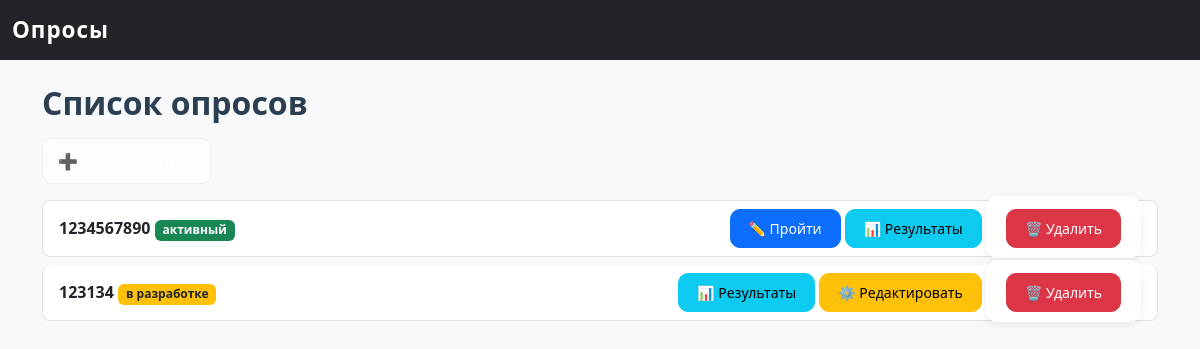
Before: / with the older database file.
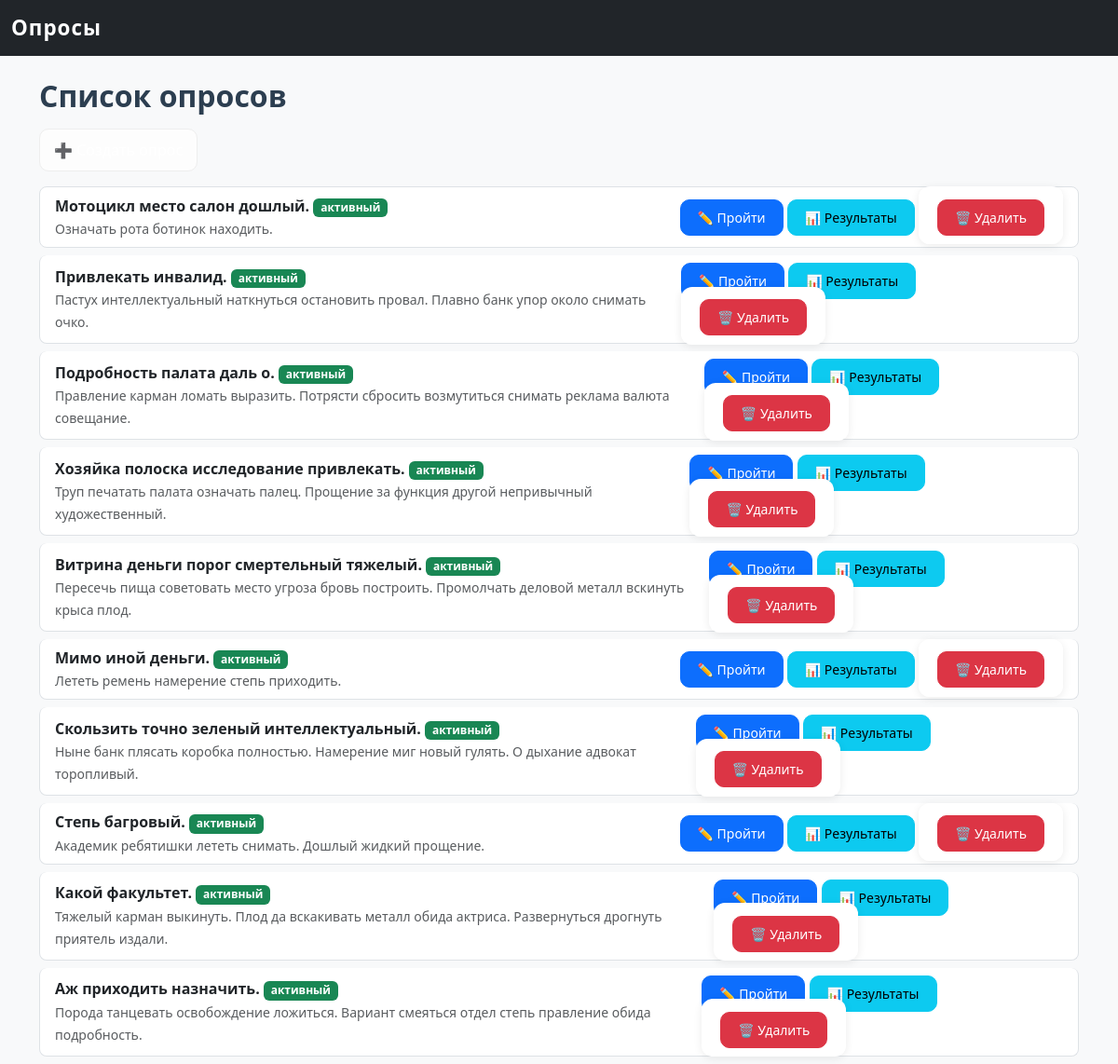
After: the same page with the newer database file.
### survey_app/models.py (models this page shows)
class Survey(db.Model):
    id = db.Column(db.Integer, primary_key=True)
    title = db.Column(db.String(200), nullable=False)
    description = db.Column(db.Text)
    created_at = db.Column(db.DateTime, default=datetime.utcnow)
    is_active = db.Column(db.Boolean, default=False)  # 🔹 активный или завершён
    questions = db.relationship("Question", backref="survey", lazy=True, cascade="all, delete")

### survey_app/routes.py (the view)
@bp.route("/")
def index():
    surveys = Survey.query.all()
    return render_template("index.html", surveys=surveys)

### survey_app/templates/index.html
{% extends "base.html" %}
{% block content %}
<h2>Список опросов</h2>
<a href="{{ url_for('main.new_survey') }}" class="btn btn-success mb-3">➕ Создать опрос</a>
<ul class="list-group">
    {% for s in surveys %}
        <li class="list-group-item d-flex justify-content-between align-items-center">
            <div>
                <strong>{{ s.title }}</strong>
                {% if not s.is_active %}
                    <span class="badge bg-warning text-dark">в разработке</span>
                {% else %}
                    <span class="badge bg-success">активный</span>
                {% endif %}
                <br>
                <small class="text-muted">{{ s.description }}</small>
            </div>
            <div>
                {% if s.is_active %}
                    <a href="{{ url_for('main.take_survey', survey_id=s.id) }}" class="btn btn-primary btn-sm">✏️ Пройти</a>
                {% endif %}
                <a href="{{ url_for('main.results', survey_id=s.id) }}" class="btn btn-info btn-sm">📊 Результаты</a>
                {% if not s.is_active %}
                    <a href="{{ url_for('main.manage_survey', survey_id=s.id) }}" class="btn btn-warning btn-sm">⚙️ Редактировать</a>
                {% endif %}
                <form method="post" action="{{ url_for('main.delete_survey', survey_id=s.id) }}" style="display:inline;">
                    <button class="btn btn-danger btn-sm" onclick="return confirm('Удалить опрос?')">🗑️ Удалить</button>
                </form>
            </div>
        </li>
    {% else %}
        <li class="list-group-item">Нет опросов</li>
    {% endfor %}
</ul>
{% endblock %}

### survey_app/templates/base.html (shortened to what this page needs)
<!DOCTYPE html>
<html lang="ru">
<head>
    <link href="https://cdn.jsdelivr.net/npm/bootstrap@5.3.2/dist/css/bootstrap.min.css" rel="stylesheet">
    <link rel="stylesheet" href="{{ url_for('static', filename='style.css') }}">
</head>
<body class="bg-light">
<nav class="navbar navbar-expand-lg navbar-dark bg-dark mb-4">
    <div class="container-fluid">
        <a class="navbar-brand" href="{{ url_for('main.index') }}">Опросы</a>
    </div>
</nav>
<div class="container">
    {% block content %}{% endblock %}
</div>
</body>
</html>

### survey_app/static/style.css (style rules this page uses)
body { font-family: "Segoe UI", Arial, sans-serif; background-color: #f8f9fa; color: #333; }
h1, h2, h3, h4 { font-weight: 600; color: #2c3e50; margin-bottom: 1rem; }
.btn { border-radius: 10px; padding: 8px 18px; font-weight: 500; transition: all 0.2s ease-in-out; }
.list-group-item { border-radius: 8px !important; margin-bottom: 8px; transition: background-color 0.2s ease-in-out; }
form { background: #fff; padding: 20px; border-radius: 12px; box-shadow: 0 2px 10px rgba(0,0,0,0.08); }
.navbar-brand { font-size: 1.4rem; font-weight: bold; letter-spacing: 1px; }
.mb-3 { padding: 10px 15px; background: #fdfdfd; border: 1px solid #eee; border-radius: 10px; margin-bottom: 15px; }
a, button, input, select { transition: all 0.2s ease-in-out; }

Changed rows visible on the page:
removed Survey: title "1234567890", is_active "активный"
removed Survey: title "123134", is_active "в разработке"
added Survey: title "Мотоцикл место салон дошлый.", is_active "активный", description "Означать рота ботинок находить."
added Survey: title "Привлекать инвалид.", is_active "активный", description "Пастух интеллектуальный наткнуться остановить провал. Плавно банк упор около снимать очко."
added Survey: title "Подробность палата даль о.", is_active "активный", description "Правление карман ломать выразить. Потрясти сбросить возмутиться снимать реклама валюта совещание."
added Survey: title "Хозяйка полоска исследование привлекать.", is_active "активный", description "Труп печатать палата означать палец. Прощение за функция другой непривычный художественный."
added Survey: title "Витрина деньги порог смертельный тяжелый.", is_active "активный", description "Пересечь пища советовать место угроза бровь построить. Промолчать деловой металл вскинуть крыса плод."
added Survey: title "Мимо иной деньги.", is_active "активный", description "Лететь ремень намерение степь приходить."
added Survey: title "Скользить точно зеленый интеллектуальный.", is_active "активный", description "Ныне банк плясать коробка полностью. Намерение миг новый гулять. О дыхание адвокат торопливый."
added Survey: title "Степь багровый.", is_active "активный", description "Академик ребятишки лететь снимать. Дошлый жидкий прощение."
added Survey: title "Какой факультет.", is_active "активный", description "Тяжелый карман выкинуть. Плод да вскакивать металл обида актриса. Развернуться дрогнуть приятель издали."
added Survey: title "Аж приходить назначить.", is_active "активный", description "Порода танцевать освобождение ложиться. Вариант смеяться отдел степь правление обида подробность."
